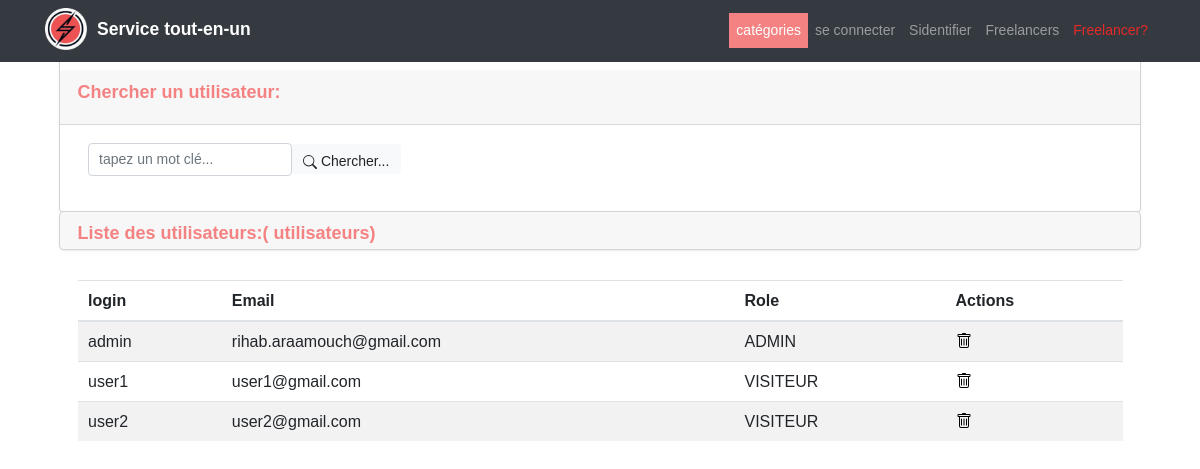
Page /utilisateurs.php on the committed database.
### tables this page shows
CREATE TABLE UTILISATEUR (
	ID int(4) AUTO_INCREMENT PRIMARY KEY,
	LOGIN VARCHAR(100) NOT NULL,
	PWD VARCHAR(255) NOT NULL,
	ROLE VARCHAR(50),
	EMAIL VARCHAR(255),
	ETAT INT(1),
	VILLE VARCHAR(100),
	NOM VARCHAR(50),
	PRENOM VARCHAR(50));

### utilisateurs.php (the view, shortened to what this page needs)
<?php
	require_once('connexiondb.php');
	$LOGIN=isset($_GET['LOGIN'])?$_GET['LOGIN']:"";
$requeteUser="select * from UTILISATEUR where LOGIN like '%$LOGIN%'";
$resultatUser =$pdo->query($requeteUser);
$nbrUser=$tabCount['countUser'];
?>
<HTML>
    <head>
    </head>
<body>
<?php include("menu.php");?>
<div class="container" >
        <div class="card" style="margin-left: 15px; margin-right: 15px;">
            <div class="card-header" style="height: 55px; margin-top: 70px;  ">
                <h5 class="mb-0" style="color: rgb(245,130,130);font-size: 18px;text-align: left;">Chercher un utilisateur:</h5>
            </div>
            <div class="card-body" style="margin-bottom: 4px; margin-left: 10px; margin-right: 10px;">
                <form method="get" action="utilisateurs.php" class="form-inline">
                    <div class="form-group">
                    <input type="text" name="LOGIN" placeholder="tapez un mot clé..." class="form-control"
                           value="<?php echo $LOGIN ?>"/>
                    </div>
                <button type="submit" style="height:30px;" class="btn btn-light">
								Chercher...
							</button>
                </form>
        </div>
    </div>
    <div class="container">
        <div class="card">
            <div class="card-header" style="margin-bottom: -8px;">
                <h5 class="mb-0" style="color: rgb(245,130,130);font-size: 18px;">Liste des utilisateurs:(<?php echo $nbrUser ?> utilisateurs)</h5>
            </div>
                        </div>
            <div class="card-body">
                <div class="table-responsive">
                    <table class="table table-striped">
                        <thead>
                            <tr>
                                <th>login</th>
                                <th>Email</th>
                                <th>Role</th>                                <th>Actions</th>
                            </tr>
                        </thead>
                        <tbody>
                                <?php while($user=$resultatUser->fetch()){ ?>
                                <tr class="<?php echo $user['ETAT']==0?'danger':''?>">
                                <td><?php echo $user['LOGIN'] ?></td>            <td><?php echo $user['EMAIL'] ?></td>            <td><?php echo $user['ROLE'] ?></td>
                                    <td>
                                        <a onclick="return confirm('Etes vous sur de vouloir supprimer cet utilisateur')" href="supprimerUtilisateur.php?ID=<?php echo $user['ID'] ?>" >
                                    </td>
                                    </tr>
                                <?php } ?>
                        </tbody>
                    </table>
                </div>
            </div>
        </div>
    </body>
</HTML>

### assets/css/Different-Styled---Cards-1.css (style rules this page uses)
html { font-family: Lato, 'Helvetica Neue', Arial, Helvetica, sans-serif; font-size: 14px; }
h5 { font-size: 1.28571429em; font-weight: 700; line-height: 1.2857em; margin: 0; }
.card { font-size: 1em; overflow: hidden; padding: 0; border: none; border-radius: .28571429rem; box-shadow: 0 1px 3px 0 #d4d4d5, 0 0 0 1px #d4d4d5; }

### assets/css/Different-Styled---Cards.css (style rules this page uses)
h5 { font-size: 1.28571429em; font-weight: 700; line-height: 1.2857em; margin: 0; }
.card { font-size: 1em; overflow: hidden; padding: 0; border: none; border-radius: .28571429rem; box-shadow: 0 1px 3px 0 #d4d4d5, 0 0 0 1px #d4d4d5; }

### assets/css/Pretty-Footer.css (style rules this page uses)
.form-control { border-radius: .3rem; width: 70%; }

### assets/css/styles.css (style rules this page uses)
body { font-family: Arial, Helvetica, sans-serif; }

### rows in the picture
utilisateur: LOGIN "admin", EMAIL "rihab.araamouch@gmail.com", ROLE "ADMIN"
utilisateur: LOGIN "user1", EMAIL "user1@gmail.com", ROLE "VISITEUR"
utilisateur: LOGIN "user2", EMAIL "user2@gmail.com", ROLE "VISITEUR"
